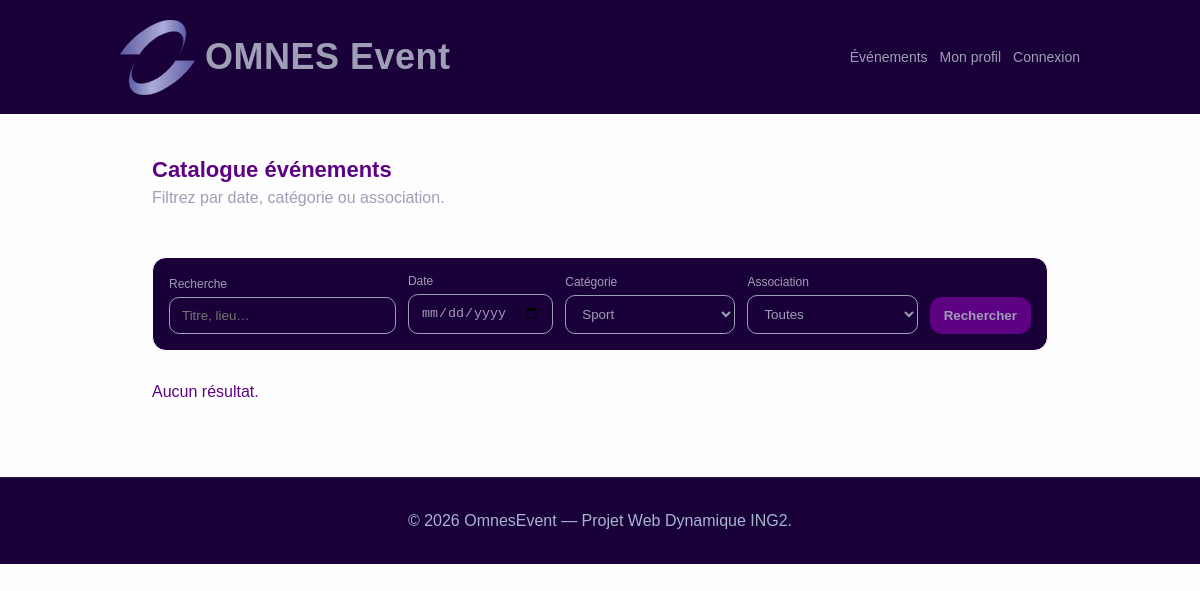
Page /pages/events.php?category=2 on the earlier database version.
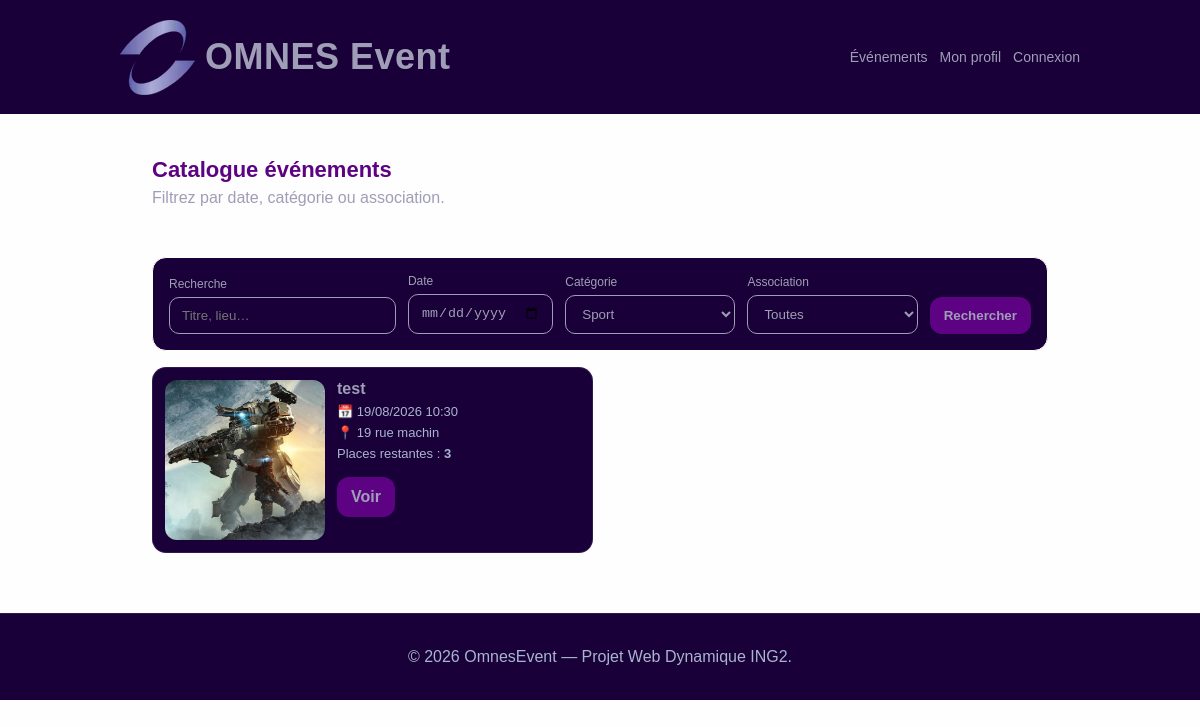
Same page on the later database version.
### tables this page shows
CREATE TABLE IF NOT EXISTS `events` (
  `id` bigint UNSIGNED NOT NULL AUTO_INCREMENT,
  `organizer_id` bigint UNSIGNED NOT NULL,
  `association_id` bigint UNSIGNED DEFAULT NULL,
  `category_id` bigint UNSIGNED NOT NULL,
  `titre` varchar(200) NOT NULL,
  `description` text NOT NULL,
  `date_event` datetime NOT NULL,
  `lieu` varchar(200) NOT NULL,
  `jauge_max` int UNSIGNED NOT NULL,
  `affiche_path` varchar(255) DEFAULT NULL,
  `created_at` timestamp NOT NULL DEFAULT CURRENT_TIMESTAMP,
  `updated_at` timestamp NULL DEFAULT NULL,
  PRIMARY KEY (`id`),
  KEY `idx_events_date` (`date_event`),
  KEY `idx_events_assoc` (`association_id`),
  KEY `idx_events_category` (`category_id`),
  KEY `fk_events_organizer` (`organizer_id`)
);

### includes/db.php (called while the page is built, shortened)
<?php
$DB_HOST = getenv('DB_HOST') ?: 'localhost';
$DB_NAME = getenv('DB_NAME') ?: 'omnes_event';
$DB_USER = getenv('DB_USER') ?: 'root';
$DB_PASS = getenv('DB_PASS') ?: '';
$DB_CHARSET = 'utf8mb4';
$dsn = "mysql:host={$DB_HOST};dbname={$DB_NAME};charset={$DB_CHARSET}";
try {
  $pdo = new PDO($dsn, $DB_USER, $DB_PASS, [
    PDO::ATTR_ERRMODE => PDO::ERRMODE_EXCEPTION,
    PDO::ATTR_DEFAULT_FETCH_MODE => PDO::FETCH_ASSOC,
    PDO::ATTR_EMULATE_PREPARES => false,
  ]);
} catch (Throwable $e) {
  http_response_code(500);
  echo 'Erreur de connexion DB.';
  exit;
}
function db_query(string $sql, array $params = []): array {
  global $pdo;
  $stmt = $pdo->prepare($sql);
  $stmt->execute($params);
  return $stmt->fetchAll();
}
function e(string $s): string {
  return htmlspecialchars($s, ENT_QUOTES | ENT_SUBSTITUTE, 'UTF-8');
}

### pages/events.php (the view, shortened to what this page needs)
<?php declare(strict_types=1);
require_once __DIR__ . '/../includes/db.php';
require_once __DIR__ . '/../includes/role_check.php';
$q = trim((string)($_GET['q'] ?? ''));
$date = (string)($_GET['date'] ?? '');
$category = (string)($_GET['category'] ?? '');
$sql = "SELECT e.id, e.titre, e.description, e.date_event, e.lieu, e.jauge_max,
               (SELECT COUNT(*) FROM reservations r WHERE r.event_id = e.id) AS nb_reservations,
               e.affiche_path
        FROM events e
        WHERE 1=1 ";
$params = [];
if ($category !== '') {
  $sql .= " AND e.category_id = :cat ";
  $params[':cat'] = (int)$category;
}
$sql .= " ORDER BY e.date_event ASC LIMIT 100";
$events = db_query($sql, $params);
require_once __DIR__ . '/../includes/header.php';
?>
<section class="hero">
  <div class="container">
    <h1>Catalogue événements</h1>
    <p>Filtrez par date, catégorie ou association.</p>
  </div>
</section>
<section class="container">
  <form class="search-form" action="/pages/events.php" method="GET">
    <label>
      <span>Recherche</span>
      <input type="text" name="q" placeholder="Titre, lieu…" value="<?= e($q) ?>" />
    </label>
    <label>
      <span>Date</span>
      <input type="date" name="date" value="<?= e($date) ?>" />
    </label>
    <label>
      <span>Catégorie</span>
      <select name="category">
        <?php foreach (db_query("SELECT id, nom FROM categories ORDER BY nom") as $cat):
          $id = (int)$cat['id'];
          $sel = ((string)$id === $category) ? 'selected' : '';
        ?>
          <option value="<?= $id ?>" <?= $sel ?>><?= e($cat['nom']) ?></option>
        <?php endforeach; ?>
      </select>
    </label>
    <label>
      <span>Association</span>
      <select name="association">
        <option value="">Toutes</option>
      </select>
    </label>
    <button class="btn" type="submit">Rechercher</button>
  </form>
  <div class="events-grid">
    <?php if (!$events): ?>
      <p>Aucun résultat.</p>
    <?php endif; ?>
    <?php foreach ($events as $ev):
      $nb = (int)$ev['nb_reservations'];
      $max = (int)$ev['jauge_max'];
      $placesRestantes = max(0, $max - $nb);
    ?>
      <article class="event-card">
        <?php if (!empty($ev['affiche_path'])): ?>
          <img class="event-affiche" src="<?= e('/uploads/' . $ev['affiche_path']) ?>" alt="Affiche de <?= e($ev['titre']) ?>" />
        <?php else: ?>
          <img class="event-affiche" src="/assets/img/default_event.jpg" alt="Affiche par défaut" />
        <?php endif; ?>
        <div class="event-meta">
          <h2 class="event-title"><?= e($ev['titre']) ?></h2>
          <p class="event-date">📅 <?= e((new DateTime($ev['date_event']))->format('d/m/Y H:i')) ?></p>
          <p class="event-lieu">📍 <?= e($ev['lieu']) ?></p>
          <p class="event-capacity">Places restantes : <strong><?= $placesRestantes ?></strong></p>
          <a class="btn btn-secondary" style="margin-top:10px;" href="/pages/event_detail.php?id=<?= (int)$ev['id'] ?>">Voir</a>
        </div>
      </article>
    <?php endforeach; ?>
  </div>
</section>
<?php require_once __DIR__ . '/../includes/footer.php'; ?>

### includes/header.php (shortened to what this page needs)
<?php declare(strict_types=1);
require_once __DIR__ . '/role_check.php';
?>
<!doctype html>
<html lang="fr">
<head>
  <link rel="stylesheet" href="/assets/css/style.css?v=<?php echo time(); ?>" />
</head>
<body>
  <header class="site-header">
    <div class="container header-inner">
      <a class="logo" href="/pages/index.php"><img class="logo" src="/assets/images/omnes-logo.webp"
          alt="Logo Omnes Education" />
        <h1>OMNES Event</h1>
      </a>
      <nav class="nav">
        <a class="nav-link" href="/pages/events.php">Événements</a>
        <a class="nav-link" href="/pages/profile.php">Mon profil</a>
        <?php if (!empty($currentUser)): ?>
          <a class="nav-link" href="/pages/logout.php">Déconnexion</a>
        <?php else: ?>
          <a class="nav-link" href="/pages/login.php">Connexion</a>
        <?php endif; ?>
      </nav>
    </div>
  </header>
  <main class="site-main">
    <div class="container">

### includes/footer.php
    </div>
  </main>
  <footer class="site-footer">
    <div class="container">
      <p>&copy; <?= date('Y') ?> OmnesEvent — Projet Web Dynamique ING2.</p>
    </div>
  </footer>
</body>
</html>

### assets/css/style.css (style rules this page uses)
:root { --text: #9f9eb7; --header: #190038; --logo: #7772b4; --souslogo: #6d67ae; --bg: #fefefe; --highlight: #5d0282; --card: rgb(23, 8, 51); --muted: #a9b4d0; --primary: #9966CC; --primary2: #38bdf8; --border: rgba(255, 255, 255, .10); --radius: 14px; }
* { box-sizing: border-box; }
body { margin: 0; font-family: "Arial Black", Arial, sans-serif; background: var(--bg); color: var(--highlight); }
.container { width: 100%; padding: 0 16px; margin: 0 auto; max-width: 960px; }
.site-header { position: sticky; top: 0; z-index: 10; background: var(--header); backdrop-filter: blur(10px); border-bottom: 1px solid var(--bg); }
.header-inner { display: flex; align-items: center; justify-content: space-between; padding: 12px 0; }
.logo { color: var(--text); font-family: Impact, "Arial Black", Arial, sans-serif; font-size: 18px; text-decoration: none; font-weight: 800; letter-spacing: .5px; display: flex; align-items: center; gap: 10px; }
.nav { display: flex; gap: 12px; flex-wrap: wrap; justify-content: flex-end; }
.nav-link { color: var(--text); text-decoration: none; font-size: 14px; }
.site-main { padding: 2% 0 60px; }
.hero { padding: 18px 0 10px; position: relative; margin-bottom: 40px; }
.hero h1 { margin: 0 0 6px; font-size: 22px; }
.hero p { margin: 0; color: var(--text); }
.search-form { display: grid; gap: 12px; margin-top: 18px; padding: 16px; background: var(--header); border: 1px solid var(--bg); border-radius: var(--radius); }
.search-form label { display: grid; gap: 6px; }
.search-form span { color: var(--text); font-size: 12px; }
.search-form input, .search-form select { width: 100%; padding: 10px 12px; border-radius: 10px; border: 1px solid var(--text); background: var(--header); color: var(--text); }
.btn { display: inline-flex; align-items: center; justify-content: center; gap: 8px; border-radius: 12px; padding: 11px 14px; border: 0px solid var(--text); background: var(--highlight); color: var(--text); text-decoration: none; font-weight: 700; }
.btn-secondary { background: var(--highlight); border-color: var(--highlight); }
.events-grid { margin-top: 16px; display: grid; gap: 14px; }
.event-card { color: var(--text); background: var(--header); border: 1px solid var(--border); border-radius: var(--radius); overflow: hidden; display: grid; grid-template-columns: 120px 1fr; gap: 12px; padding: 12px; }
.event-affiche { width: 120px; height: 120px; object-fit: cover; border-radius: 12px; background: rgba(255, 255, 255, .04); }
.event-meta { display: flex; flex-direction: column; gap: 6px; }
.event-title { font-size: 16px; margin: 0; }
.event-date, .event-lieu { margin: 0; color: var(--muted); font-size: 13px; }
.event-capacity { margin: 0; font-size: 13px; color: var(--muted); }
.event-meta .btn { margin-top: 8px; width: fit-content; }
.site-footer { border-top: 1px solid var(--border); background: var(--header); padding: 18px 0; color: var(--muted); text-align: center; }
@media (min-width: 760px) { .events-grid { grid-template-columns: 1fr 1fr; } }
@media (min-width: 760px) { .event-card { grid-template-columns: 160px 1fr; } }
@media (min-width: 760px) { .event-affiche { width: 160px; height: 160px; } }
@media (min-width: 760px) { .search-form { grid-template-columns: 1.2fr .7fr .9fr .9fr auto; align-items: end; } }

Differences in the rows shown:
added events: affiche_path+titre (picture), titre "test", date_event "19/08/2026 10:30", lieu "19 rue machin", placesRestantes "3"
Other differences:
text no longer shown: "Aucun résultat."
